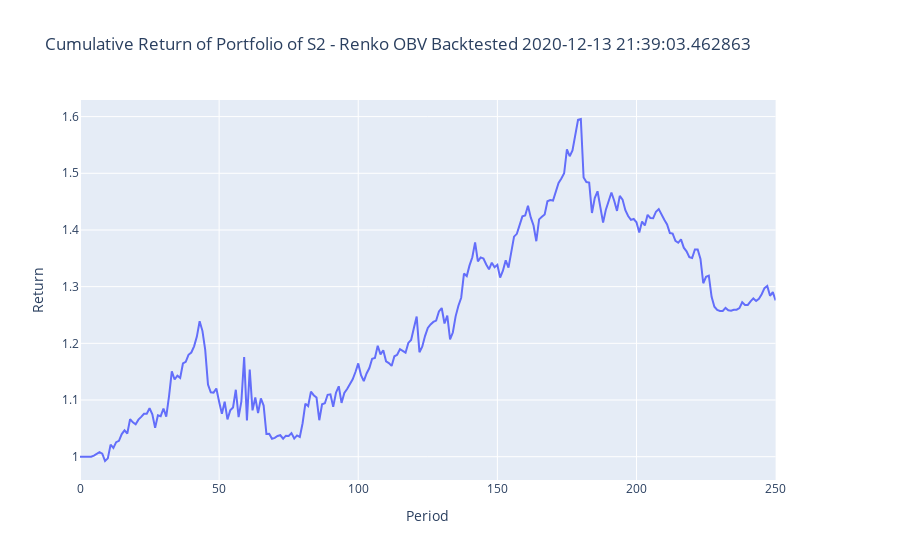

Notebook source saved alongside this figure:
### Code cell
# create figure
fig = make_subplots(specs=[[{"secondary_y": True}]])
fig.add_trace(go.Scatter(x=strategy.index, y=strategy['cumulative-return'], name='Cumulative Return'))

# format figure
fig.update_layout(title_text=f'Cumulative Return of Portfolio of S2 - Renko OBV Backtested {dt.datetime.today()}')
fig.update_xaxes(title_text='Period')
fig.update_yaxes(title_text='Return')

### Figure 1 — Plotly figure (JSON) as saved in the notebook; plotly's stock layout.template omitted (floating-point values rounded to 4 significant figures; data arrays with more than 128 entries replaced by an {"elided": "..."} marker saying what was removed)
{"data": [{"name": "Cumulative Return", "type": "scatter", "x": {"elided": "251 int values"}, "y": {"elided": "251 float values"}}], "layout": {"title": {"text": "Cumulative Return of Portfolio of S2 - Renko OBV Backtested 2020-12-13 21:39:03.462863"}, "xaxis": {"anchor": "y", "domain": [0, 0.94], "title": {"text": "Period"}}, "yaxis": {"anchor": "x", "domain": [0, 1], "title": {"text": "Return"}}, "yaxis2": {"anchor": "x", "overlaying": "y", "side": "right", "title": {"text": "Return"}}}}
